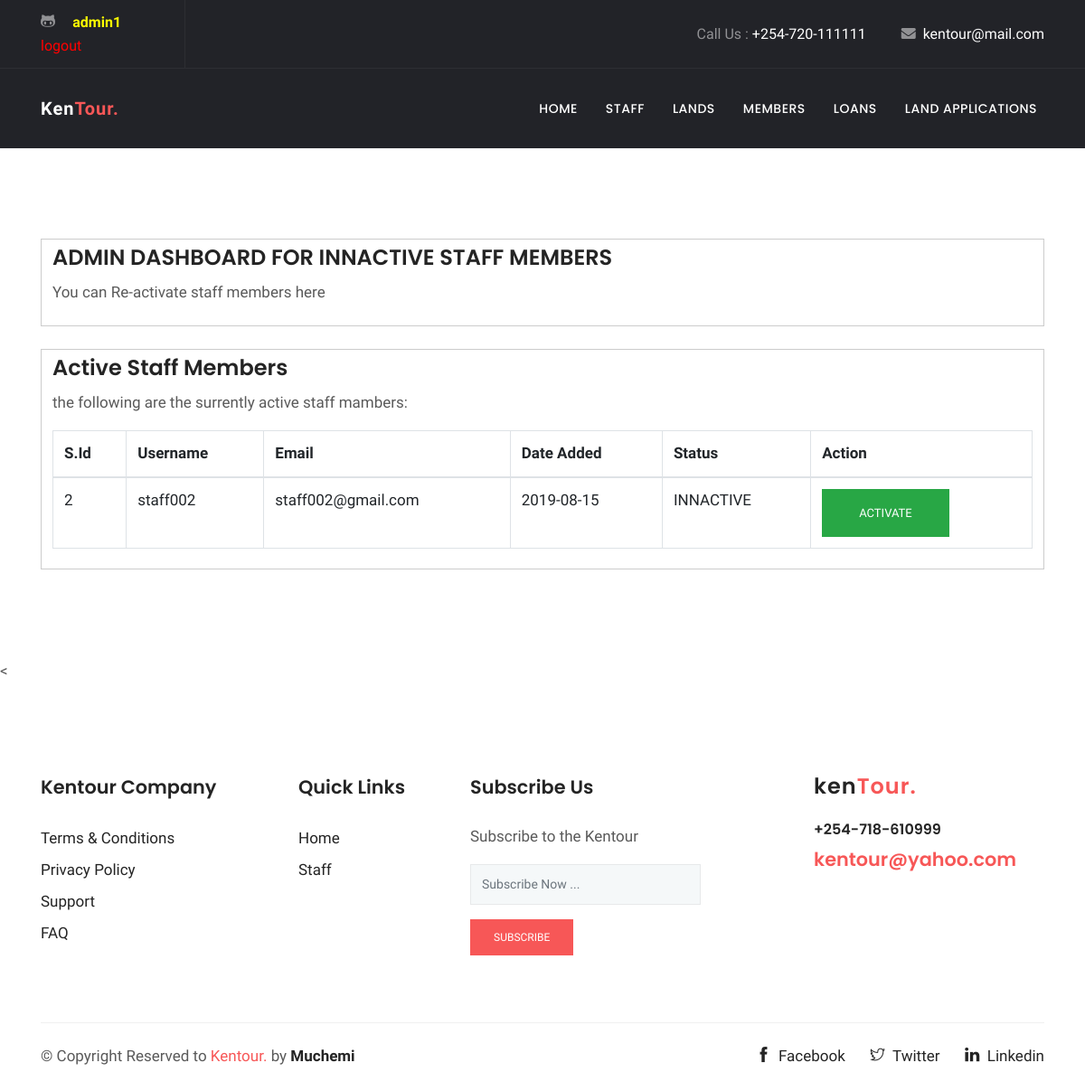
The page /ADMIN/staff.php (signed in) on the database its author committed.
### tables this page shows
CREATE TABLE `staff` (
  `id` int(11) NOT NULL,
  `username` varchar(255) NOT NULL,
  `email` varchar(255) NOT NULL,
  `password` varchar(255) NOT NULL,
  `dateadded` date NOT NULL,
  `status` varchar(255) NOT NULL
);

### ADMIN/staff.php (the view, shortened to what this page needs)
<!doctype html>
<html lang="en">
  <head>
  <link rel="stylesheet" href="plugins/bootstrap/css/bootstrap.min.css">
  <link rel="stylesheet" href="plugins/themify/css/themify-icons.css">
  <link rel="stylesheet" href="plugins/fontawesome/css/all.css">
  <link rel="stylesheet" href="plugins/magnific-popup/dist/magnific-popup.css">
  <link rel="stylesheet" href="plugins/slick-carousel/slick/slick.css">
  <link rel="stylesheet" href="plugins/slick-carousel/slick/slick-theme.css">
  <link rel="stylesheet" href="css/style.css">
</head>
<body>
<header class="navigation">
	<div class="header-top ">
		<div class="container">
			<div class="row justify-content-between align-items-center">
				<div class="col-lg-2 col-md-4">
					<div class="header-top-socials text-center text-lg-left text-md-left">
						<a href="#"><i class="ti-github"></i></a>
						<a href="#" style="color:Yellow"> <b>
							<?php  if (isset($_SESSION['username'])):?>
							<?php echo $_SESSION['username']; ?> </b>
						</a>
						<a href="index.php?logout='1'" style="color: red;">logout</a>
						<?php endif ?>
					</div>
				</div>
				<div class="col-lg-10 col-md-8 text-center text-lg-right text-md-right">
					<div class="header-top-info">
						<a href="tel:+254720870388">Call Us : <span>+254-720-111111</span></a>
						<a href="mailto:kentour@mail.com" ><i class="fa fa-envelope mr-2"></i><span>kentour@mail.com</span></a>
					</div>
				</div>
			</div>
		</div>
	</div>
	<nav class="navbar navbar-expand-lg  py-4" id="navbar">
		<div class="container">
		  <a class="navbar-brand" href="#">
		  	Ken<span>Tour.</span>
		  </a>
		  <div class="collapse navbar-collapse text-center" id="navbarsExample09">
		  <ul class="navbar-nav ml-auto">
		  <li class="nav-item"><a class="nav-link" href="home.php">Home</a></li>
			  <li class="nav-item active">
				<a class="nav-link" href="index.php">Staff <span class="sr-only">(current)</span></a>
			  </li>
			  <li class="nav-item"><a class="nav-link" href="lands.php">Lands</a></li>
			   <li class="nav-item"><a class="nav-link" href="members.php">Members</a></li>
			   <li class="nav-item"><a class="nav-link" href="loans.php">Loans</a></li>
			   <li class="nav-item"><a class="nav-link" href="landsapp.php">Land Applications</a></li>
			</ul>
		  </div>
		</div>
	</nav>
</header>
<div class="main-wrapper ">
<section class="section intro">
<div class="container">
	<div style="padding: 6px 12px; border: 1px solid #ccc;">
		<h3>ADMIN DASHBOARD FOR INNACTIVE STAFF MEMBERS</h3>
		<p> You can Re-activate staff members here</p>
	</div>
</div>
<BR>
<div class="container">
    <div style="padding: 6px 12px; border: 1px solid #ccc;height:auto; verflow: auto;">
        <h3>Active Staff Members</h3>
		<p> the following are the surrently active staff mambers:</p>
		<table class="table table-bordered">
			<thead>
				<tr>
				<th scope="col">S.Id</th>
				<th scope="col">Username</th>
				<th scope="col">Email</th>
				<th scope="col">Date Added</th>
				<th scope="col">Status</th>
				<th scope="col">Action</th>
				</tr>
			</thead>
			<tbody>
				<?php
				 require('connect-db.php');
				$sql = "SELECT * FROM staff WHERE status='INNACTIVE' ";
				$result = mysqli_query($conn, $sql);
				while($row = mysqli_fetch_array($result, MYSQLI_NUM))
				{
					echo '<tr>';
						echo '<td>'.$row[0].'</td> ';
						echo '<td>'.$row[1].'</td> ';
						echo '<td>'.$row[2].'</td> ';
						echo '<td>'.$row[4].'</td> ';
						echo '<td>'.$row[5].'</td> ';
						echo '<td><a href="activate.php?id=' . $row[0] . '"><button class="btn btn-success">ACTIVATE</button></a> </td>';
					echo '</tr>';
				}
				?>
			</tbody>
		</table>
    </div>
</div>
</section>
<
<footer class="footer section">
	<div class="container">
		<div class="row">
			<div class="col-lg-3 col-md-6 col-sm-6">
				<div class="widget">
					<h4 class="text-capitalize mb-4">Kentour Company</h4>
					<ul class="list-unstyled footer-menu lh-35">
						<li><a href="#">Terms & Conditions</a></li>
						<li><a href="#">Privacy Policy</a></li>
						<li><a href="#">Support</a></li>
						<li><a href="#">FAQ</a></li>
					</ul>
				</div>
			</div>
			<div class="col-lg-2 col-md-6 col-sm-6">
				<div class="widget">
					<h4 class="text-capitalize mb-4">Quick Links</h4>
					<ul class="list-unstyled footer-menu lh-35">
						<li><a href="index.php">Home</a></li>
						<li><a href="staff.php">Staff</a></li>
					</ul>
				</div>
			</div>
			<div class="col-lg-3 col-md-6 col-sm-6">
				<div class="widget">
					<h4 class="text-capitalize mb-4">Subscribe Us</h4>
					<p>Subscribe to the Kentour  </p>
					<form action="#" class="sub-form">
						<input type="text" class="form-control mb-3" placeholder="Subscribe Now ...">
						<a href="#" class="btn btn-main btn-small">subscribe</a>
					</form>
				</div>
			</div>
			<div class="col-lg-3 ml-auto col-sm-6">
				<div class="widget">
					<div class="logo mb-4">
						<h3>ken<span>Tour.</span></h3>
					</div>
					<h6><a href="tel:+254-720-870388" >+254-718-610999</a></h6>
					<a href="mailto:kentour@yahoo.com"><span class="text-color h4">kentour@yahoo.com</span></a>
				</div>
			</div>
		</div>
		<div class="footer-btm pt-4">
			<div class="row">
				<div class="col-lg-6">
					<div class="copyright">
						&copy; Copyright Reserved to <span class="text-color">Kentour.</span> by <a href="#">Muchemi</a>
					</div>
				</div>
				<div class="col-lg-6 text-left text-lg-right">
					<ul class="list-inline footer-socials">
						<li class="list-inline-item"><a href="#"><i class="ti-facebook mr-2"></i>Facebook</a></li>
						<li class="list-inline-item"><a href="#"><i class="ti-twitter mr-2"></i>Twitter</a></li>
						<li class="list-inline-item"><a href="#"><i class="ti-linkedin mr-2 "></i>Linkedin</a></li>
					</ul>
				</div>
			</div>
		</div>
	</div>
</footer>
    </div>
  </body>
  </html>

### ADMIN/css/style.css (style rules this page uses)
html { overflow-x: hidden; }
body { line-height: 1.5; font-family: "Hind", serif; -webkit-font-smoothing: antialiased; font-size: 17px; color: rgba(0, 0, 0, 0.65); }
h1, .h1, h2, .h2, h3, .h3, h4, .h4, h5, .h5, h6, .h6 { font-family: "Poppins", sans-serif; font-weight: 600; color: #242424; }
h3, .h3 { font-size: 1.5rem; }
h4, .h4 { font-size: 1.3rem; line-height: 30px; }
h6, .h6 { font-size: 1rem; }
p { line-height: 30px; }
input[type="email"], input[type="password"], input[type="text"], input[type="tel"] { box-shadow: none; height: 45px; outline: none; font-size: 14px; }
.form-control { box-shadow: none; border-radius: 0; }
.btn { display: inline-block; font-size: 14px; font-size: 0.8125rem; font-weight: 400; padding: 1rem 2.5rem; text-transform: uppercase; border-radius: 0; transition: all 0.2s ease; }
.btn-main, .btn-transparent, .btn-small { background: #f75757; color: #fff; transition: all 0.2s ease; }
.btn-small { padding: 10px 25px; font-size: 12px; }
.section { padding: 100px 0; }
.text-color { color: #f75757; }
a { color: #242424; text-decoration: none; }
#navbar { background: #222328; box-shadow: 0 1px 2px rgba(0, 0, 0, 0.05); }
#navbar li { padding-left: 15px; }
#navbar .nav-link { font-family: "Poppins", sans-serif; font-weight: 500; color: #fff; text-transform: uppercase; font-size: 14px; letter-spacing: .5px; transition: all .25s ease; }
.header-top { background: #222328; color: #919194; border-bottom: 1px solid rgba(255, 255, 255, 0.05); }
.header-top .header-top-socials { border-right: 1px solid rgba(255, 255, 255, 0.05); padding: 12px 0px; }
.header-top .header-top-socials a { color: #919194; margin-right: 15px; font-size: 16px; }
.header-top .header-top-info { color: #919194; font-size: 16px; }
.header-top .header-top-info a span { color: #fff; }
.header-top .header-top-info a { margin-left: 35px; color: #919194; }
.navbar-brand { color: #fff; font-weight: 600; letter-spacing: 1px; }
.navbar-brand span { color: #f75757; }
.widget { margin-bottom: 30px; padding-bottom: 35px; }
.footer { padding-bottom: 10px; }
.footer .copyright a { font-weight: 600; }
.lh-35 { line-height: 35px; }
.logo { color: #242424; font-weight: 600; letter-spacing: 1px; }
.logo span { color: #f75757; }
.sub-form { position: relative; }
.sub-form .form-control { border: 1px solid rgba(0, 0, 0, 0.06); background: #f5f8f9; }
.footer-btm { border-top: 1px solid rgba(0, 0, 0, 0.06); }
.footer-socials li a { margin-left: 15px; }

### rows shown on the page
staff: id "2", username "staff002", email "staff002@gmail.com", dateadded "2019-08-15", status "INNACTIVE"

### other values the page prints
$_SESSION['username'] "admin1"
